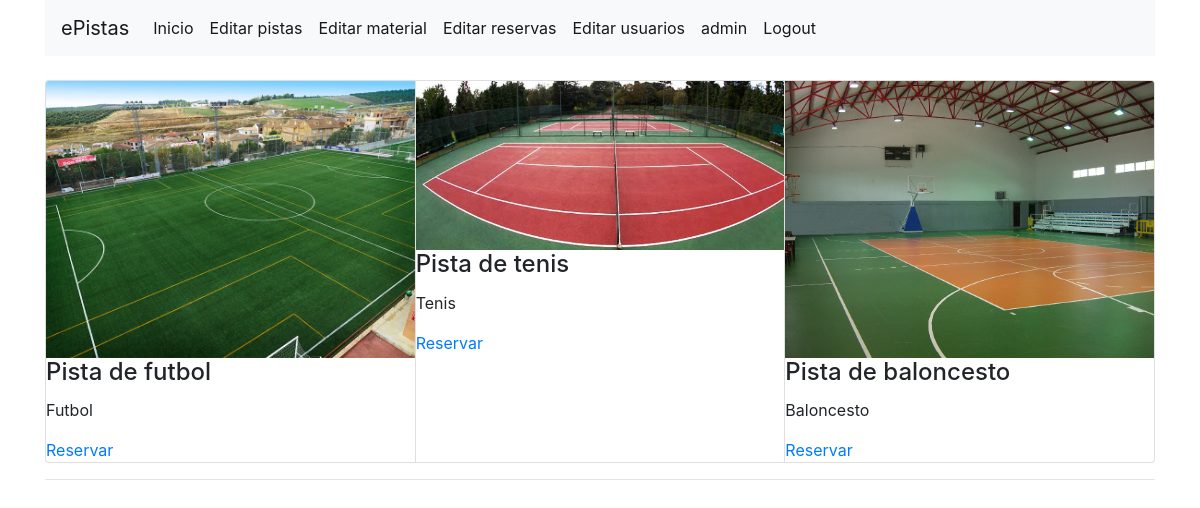
Page /usuario/pistas.php (signed in) on the earlier database version.
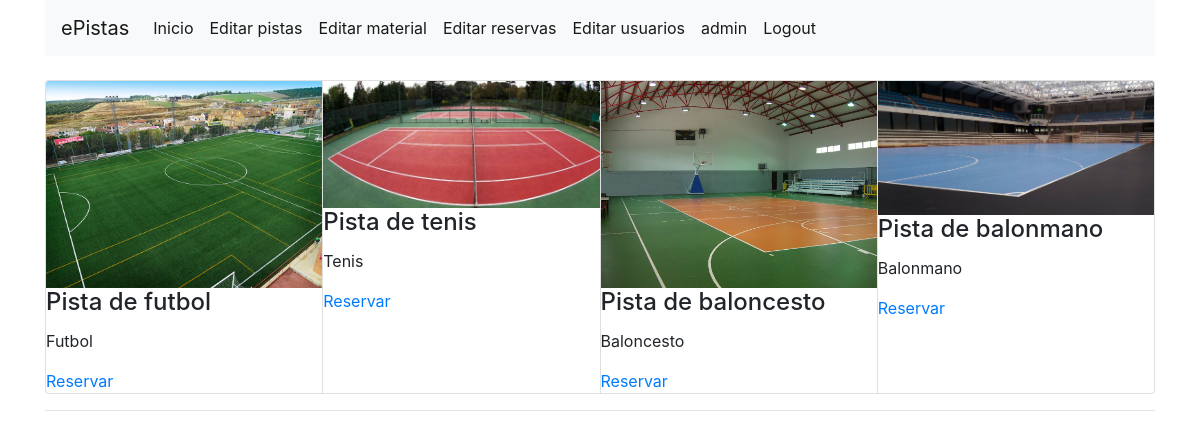
Same page on the later database version.
### tables this page shows
CREATE TABLE `pistas` (
  `id_pista` int(4) NOT NULL AUTO_INCREMENT,
  `nombre` varchar(20) DEFAULT NULL,
  `tipo` varchar(25) DEFAULT NULL,
  `imagen` varchar(25) DEFAULT NULL,
  PRIMARY KEY (`id_pista`)
);

### usuario/pistas.php (the view, shortened to what this page needs)
<!DOCTYPE html>
<html lang="en">
  <head>
    <link rel="stylesheet" href="https://maxcdn.bootstrapcdn.com/bootstrap/4.0.0/css/bootstrap.min.css">
  </head>
  <body>
    <div class='container'>
      <?php if (isset($_SESSION["user"])&&($_SESSION["tipo"])=='admin' ) {
                include("../includes/menuadmin.php");
              } else{
                include("../includes/menu.php");
            }
      ?>
      <?php
        include("../includes/conexion.php");
        $consulta="select *
                    from pistas;";
        if ($result = $connection->query($consulta)) {
          echo "<br>";
          echo "<div class='card-group'>";
              while ($obj=$result->fetch_object()) {
                $img=$obj->imagen;
                echo "<div class='card'>
                      <img class='card-img-top' src='../img/$img'>
                        <div class='card-block'>
                        <h4 class='card-title'>$obj->nombre</h4>
                        <p class='card-text'>$obj->tipo</p>
                        <a href='reservas.php' class='card-link'>Reservar</a>
                        </div>
                      </div>";
                }
                echo "</div>";
            }
      ?>
      <hr>
    </div>
    </body>
  </html>

Differences in the rows shown:
added pistas: imagen (picture), nombre "Pista de balonmano", tipo "Balonmano"
